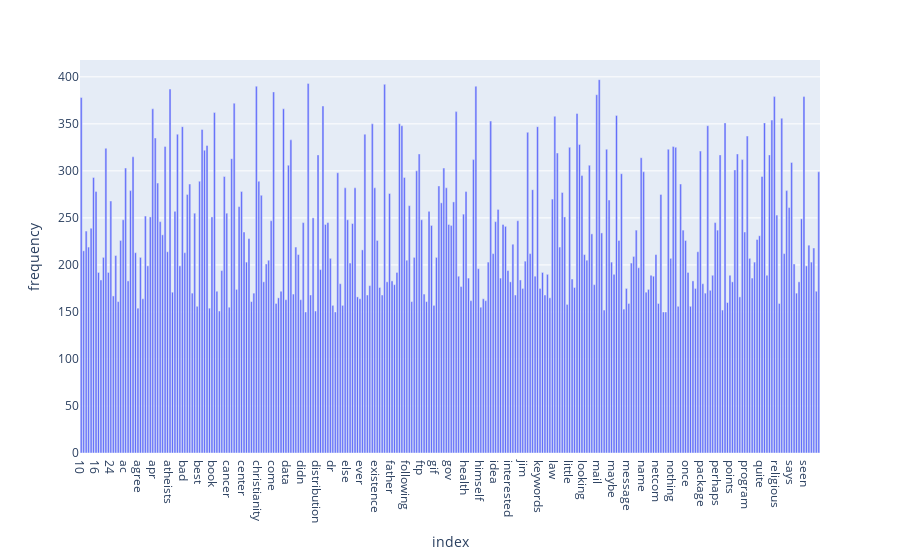

Notebook cell for this chart:
### Markdown cell above
### >>> **Exercise 13 (take home):** 
The chart above only contains 300 vocabulary in the documents, and it's already computationally intensive to both compute and visualize. Can you efficiently reduce the number of terms you want to visualize as an exercise.

### Code cell
# two thing we can do:
# first, use plotly instead of seaborn, since plotly computes faster in this case
# seoncd, only select terms with frequency between certain range to visualize,
# so to enhance visual
data = {'frequency': term_frequencies}
df = pd.DataFrame(data, index=count_vect.get_feature_names_out())
dropoff = []
for term in count_vect.get_feature_names_out():
    if df.loc[term,'frequency'] < 150 or df.loc[term,'frequency'] > 400:
        dropoff.append(term)
filtered_df = df.drop(dropoff)
#filtered_df

fig = px.bar(filtered_df[:300], y='frequency') 
 
# showing the plot
fig.show()

### Figure 1 — Plotly figure (JSON) as saved in the notebook; plotly's stock layout.template omitted (floating-point values rounded to 4 significant figures; data arrays with more than 128 entries replaced by an {"elided": "..."} marker saying what was removed)
{"data": [{"alignmentgroup": "True", "hovertemplate": "index=%{x}<br>frequency=%{y}<extra></extra>", "legendgroup": "", "marker": {"color": "#636efa", "pattern": {"shape": ""}}, "name": "", "offsetgroup": "", "orientation": "v", "showlegend": false, "textposition": "auto", "type": "bar", "x": {"elided": "300 str values"}, "xaxis": "x", "y": {"elided": "300 int values"}, "yaxis": "y"}], "layout": {"autosize": true, "barmode": "relative", "legend": {"tracegroupgap": 0}, "margin": {"t": 60}, "xaxis": {"anchor": "y", "autorange": true, "domain": [0, 1], "range": [-0.5, 299.5], "title": {"text": "index"}, "type": "category"}, "yaxis": {"anchor": "x", "autorange": true, "domain": [0, 1], "range": [0, 417.9], "title": {"text": "frequency"}, "type": "linear"}}}
